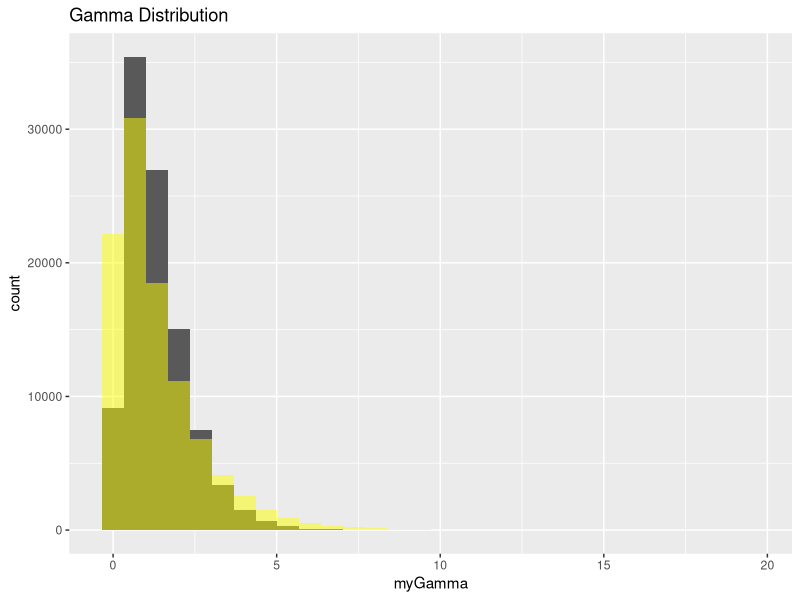

Source code (R): (Note: this script raises an error after producing the figure.)
library(dplyr)
library(ggplot2)


myGamma <- rgamma(100000, shape=2, rate=1.5)

myExp <- rexp(100000, rate=3/4)

ggplot() + 
  geom_histogram(aes(myGamma)) +
  geom_histogram(aes(myExp), fill="yellow", alpha=0.5)+
  labs(title="Gamma Distribution")

max(myGamma) # 9.511353

myInv <- c()

for(i in 1:length(myExp)){
  myInv[i] <- inverseExp(myExp[i])
  myGamma <- dgamma(myInv[i], shape=2, rate=1.5)
}

inverseExp <- function(y) {
  return((-4/3) * log((4*y)/3))
}

myExp[1]

inverseExp(myExp[1])

3/4 * exp(-3/4 * -0.3978236)

dexp()
